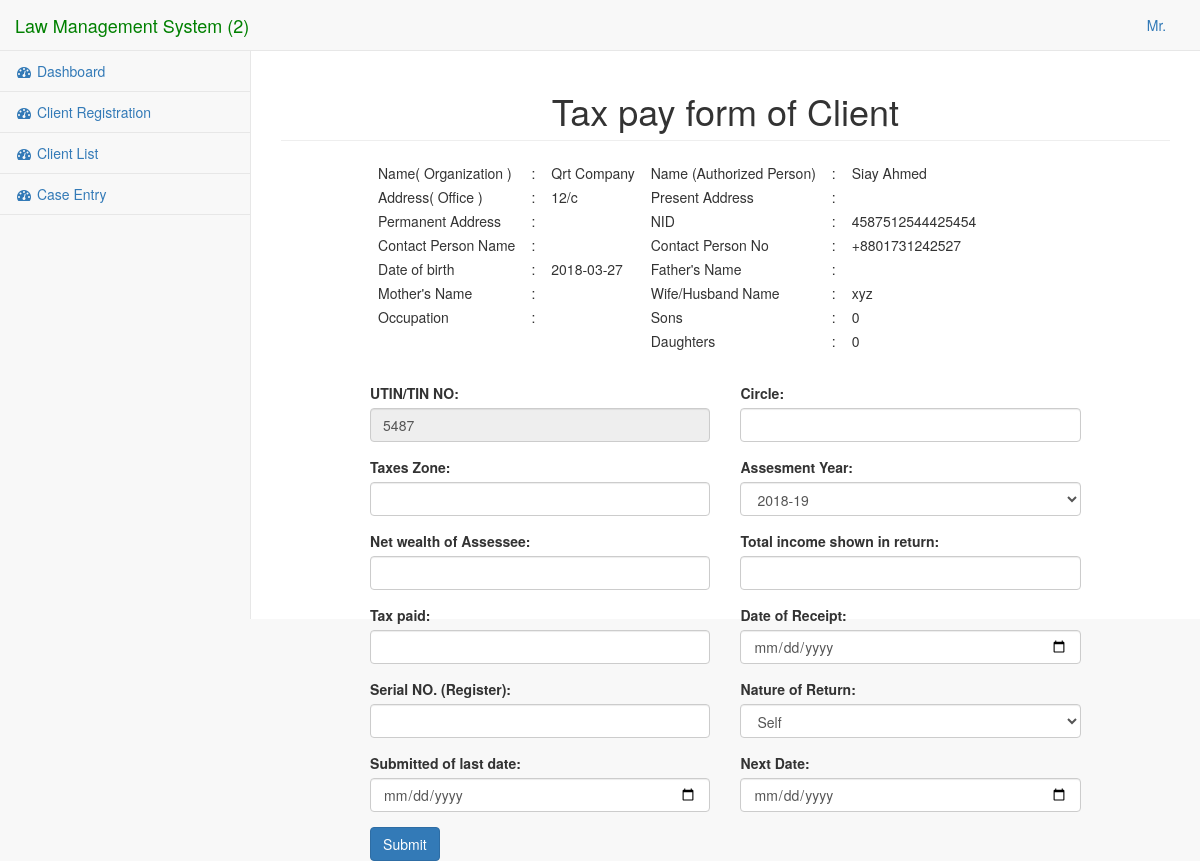
The app's page /user/case_entry.php?id=13 (signed in) with its own data.
### tables this page shows
CREATE TABLE `clients` (
  `c_id` int(11) NOT NULL,
  `ad_id` int(11) NOT NULL,
  `tin` varchar(100) NOT NULL,
  `name_org` varchar(100) NOT NULL,
  `name_per` varchar(100) NOT NULL,
  `add_off` varchar(100) NOT NULL,
  `add_pre` varchar(100) NOT NULL,
  `add_per` varchar(100) NOT NULL,
  `cont_name` varchar(100) NOT NULL,
  `cont_no` varchar(100) NOT NULL,
  `nid` varchar(100) NOT NULL,
  `birth_date` date NOT NULL,
  `name_fat` varchar(100) NOT NULL,
  `name_mot` varchar(100) NOT NULL,
  `name_fia` varchar(100) NOT NULL,
  `occ` varchar(100) NOT NULL,
  `son` int(11) NOT NULL,
  `dau` int(11) NOT NULL
);

### user/case_entry.php (the view, shortened to what this page needs)
<?php include('session.php'); ?>
<!DOCTYPE html>
<html lang="en">
<head>
    <link href="vendor/bootstrap/css/bootstrap.min.css" rel="stylesheet">
    <link href="vendor/metisMenu/metisMenu.min.css" rel="stylesheet">
    <link href="dist/css/sb-admin-2.css" rel="stylesheet">
    <link href="vendor/morrisjs/morris.css" rel="stylesheet">
    <link href="vendor/font-awesome/css/font-awesome.min.css" rel="stylesheet" type="text/css">
</head>
<body>
    <div id="wrapper">
		<?php include ('include/navbar.php'); ?>
        <div id="page-wrapper">
            <div class="row">
                <div class="col-lg-12">
                    <?php
                        $id = $_GET['id'];
                        $query = "select * from clients where c_id = '$id' ";
                        $result = mysqli_query($conn,$query);
                        $row = mysqli_fetch_assoc($result);
                    ?>
                    <h1 class="page-header text-center">Tax pay form of Client</h1>
                </div>
            </div>
            <div class="col-md-1"></div>
            <div class="col-md-10">
                <table id="det">
                    <tr><td>Name( Organization )</td><td>:</td><td><?=$row['name_org']?></td><td>Name (Authorized Person)</td><td>:</td><td><?=$row['name_per']?></td></tr>
                    <tr><td>Address( Office )</td><td>:</td><td><?=$row['add_off']?></td><td>Present Address</td><td>:</td><td><?=$row['add_pre']?></td></tr>
                    <tr><td>Permanent Address</td><td>:</td><td><?=$row['add_per']?></td><td>NID</td><td>:</td><td><?=$row['nid']?></td></tr>
                    <tr><td>Contact Person Name</td><td>:</td><td><?=$row['cont_name']?></td><td>Contact Person No</td><td>:</td><td><?=$row['cont_no']?></td></tr>
                    <tr><td>Date of birth</td><td>:</td><td><?=$row['birth_date']?></td><td>Father's Name</td><td>:</td><td><?=$row['name_fat']?></td></tr>
                    <tr><td>Mother's Name</td><td>:</td><td><?=$row['name_mot']?></td><td>Wife/Husband Name</td><td>:</td><td><?=$row['name_fia']?></td></tr>
                    <tr><td>Occupation</td><td>:</td><td><?=$row['occ']?></td><td>Sons</td><td>:</td><td><?=$row['son']?></td></tr>
                    <tr><td></td><td></td><td></td><td>Daughters</td><td>:</td><td><?=$row['dau']?></td></tr>
                </table>
                <form action="process/case_entry_process.php" method="post" style="margin-top:30px;">
                  <div class="row">
                      <div class="form-group col-md-6">
                        <label>UTIN/TIN NO:</label>
                        <input type="text" class="form-control" value="<?=$row['tin']?>" readonly = "true" name="utin">
                      </div>
                      <div class="form-group col-md-6">
                        <label>Circle:</label>
                        <input type="text" class="form-control" name="circle">
                      </div>
                  </div>
                  <div class="row">
                      <div class="form-group col-md-6">
                        <label>Taxes Zone:</label>
                        <input type="text" class="form-control" name="zone">
                      </div>
                      <div class="form-group col-md-6">
                        <label>Assesment Year:</label>
                        <select class="form-control" name="ass_year">
                            <option>2018-19</option>
                        </select>
                      </div>
                  </div>
                  <div class="row">
                      <div class="form-group col-md-6">
                        <label>Net wealth of Assessee:</label>
                        <input type="text" class="form-control" name="net_welth">
                      </div>
                      <div class="form-group col-md-6">
                        <label>Total income shown in return:</label>
                        <input type="text" class="form-control" name="income">
                      </div>
                  </div>
                  <div class="row">
                      <div class="form-group col-md-6">
                        <label>Tax paid:</label>
                        <input type="text" class="form-control" name="tax_paid">
                      </div>
                      <div class="form-group col-md-6">
                        <label>Date of Receipt:</label>
                        <input type="date" class="form-control" name="rec_date">
                      </div>
                  </div>
                  <div class="row">
                      <div class="form-group col-md-6">
                        <label>Serial NO. (Register):</label>
                        <input type="text" class="form-control" name="serial">
                      </div>
                      <div class="form-group col-md-6">
                        <label>Nature of Return:</label>
                        <select class="form-control" name="return_nat">
                            <option>Self</option>
                        </select>
                      </div>
                  </div>
                  <div class="row">
                      <div class="form-group col-md-6">
                        <label>Submitted of last date:</label>
                        <input type="date" class="form-control" name="sub_last_date">
                      </div>
                      <div class="form-group col-md-6">
                        <label>Next Date:</label>
                        <input type="date" class="form-control" name="next_date">
                      </div>
                  </div>
                  <button type="submit" class="btn btn-default btn-primary" name="save">Submit</button>
                </form>
             </div>
			<div class="col-md-1"></div>
        </div>
    </div>
</body>
</html>

### user/case_entry.php (style rules this page uses)
#det td { padding: 2px 8px 2px 8px; }

### records on screen
clients: name_org "Qrt Company", name_per "Siay Ahmed", add_off "12/c", nid "4587512544425454", cont_no "+8801731242527", birth_date "2018-03-27", name_fia "xyz", son "0", dau "0", utin "5487"
